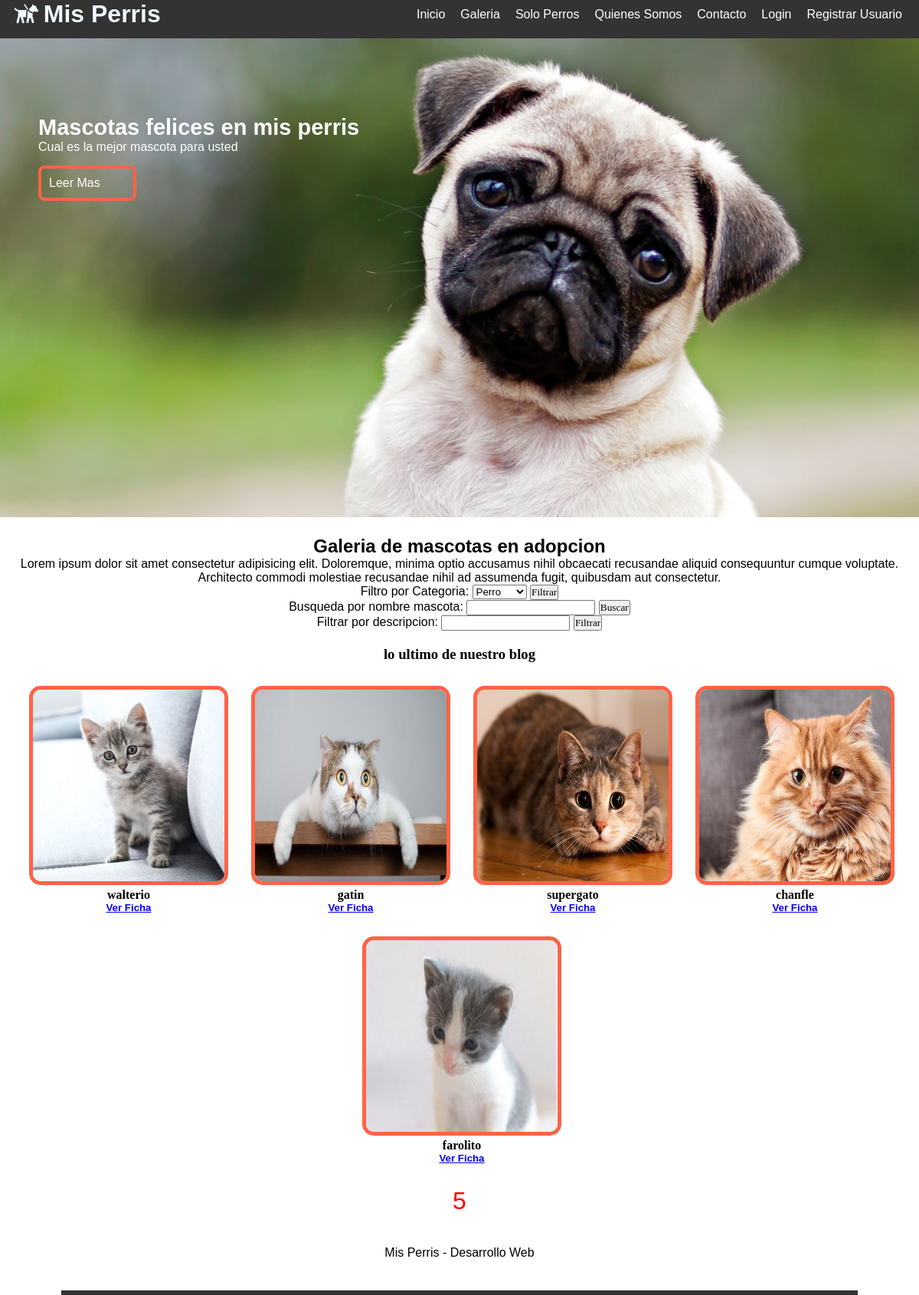
Screenshot of /filtro_cate/Gato/ with the database file from the repository.
### misPerris/models.py (models this page shows, shortened)
class Mascota(models.Model):
    nombre = models.CharField(primary_key=True,max_length=25)
    edad = models.IntegerField()
    descripcion = models.TextField()
    imagen = models.ImageField(upload_to='mascotas',default='mascotas/sinimagen.jpg')
    categoria = models.ForeignKey(Categoria, on_delete=models.CASCADE)
    publicar = models.BooleanField(default=False)
    comentario = models.TextField(default='--')
    usuario = models.CharField(null=True,max_length=45)
    dueno = models.CharField(max_length=45,default='--')

### misPerris/views.py (the view)
# urls.py: path('filtro_cate/<id>/',filtro_cate,name='FILTROCATE'),
def filtro_cate(request, id):
    categorias = Categoria.objects.all()
    obj_cate = Categoria.objects.get(nombre=id)
    mascotas = Mascota.objects.filter(categoria=obj_cate)
    cant = Mascota.objects.filter(categoria=obj_cate).count()
    contexto = {"mascotas":mascotas,"categorias":categorias,"cantidad":cant}
    return render(request, "galeria.html",contexto)

### misPerris/templates/galeria.html (shortened to what this page needs)
{% extends "base.html" %}
{% load static %}
{% block css %}
<link rel="stylesheet" href="{% static 'dist/css/lightbox.css' %}">
{% endblock css %}
{% block contenido %}
<section id="bienvenida">
    <h2>Galeria de mascotas en adopcion</h2>
    <p>Lorem ipsum dolor sit amet consectetur adipisicing elit. Doloremque, minima optio accusamus nihil
        obcaecati recusandae aliquid consequuntur cumque voluptate. Architecto commodi molestiae recusandae
        nihil ad assumenda fugit, quibusdam aut consectetur.</p>
    <form action="{% url 'FILTROC' %}" method="post">
        Filtro por Categoria:
        <select name="cboCategoria" id="cboCategoria">
            {% for reg in categorias %}
            <option>{{reg.nombre}}</option>
            {% endfor %}
        </select>
        <input type="submit" value="Filtrar">
    </form>
    <form action="{% url 'BUSCARN' %}" method="post">
        Busqueda por nombre mascota:
        <input type="text" name="txtNombre" id="txtNombre">
        <input type="submit" value="Buscar">
    </form>
    <form action="{% url 'FILTROD' %}" method="post">
        Filtrar por descripcion:
        <input type="text" name="txtDesc" id="txtDesc">
        <input type="submit" value="Filtrar">
    </form>
</section>
<section id="blog">
    <h3>lo ultimo de nuestro blog</h3>
    <div class="contenedor">
        {% for reg in mascotas %}
        <article>
            <a href="{{reg.imagen.url}}" data-lightbox="perros" data-title="{{reg.descripcion}}">
                <img src="{{reg.imagen.url}}" alt="">
            </a>
            <h4>{{reg.nombre}}</h4>
            <h5>
                <a href="{% url 'FICHA' reg.nombre %}"> Ver Ficha</a>
            </h5>
        </article>
        {% endfor %}
    </div>
    <div style="text-align: center;color: red;font-size: xx-large;">
        {{cantidad}}
    </div>
</section>
{% endblock contenido %}

### misPerris/static/css/estilos.css (style rules this page uses)
* { margin: 0; padding: 0; font-family: Verdana, Geneva, Tahoma, sans-serif; }
.contenedor { width: 98%; margin: auto; }
#bienvenida { font-family: cursive; text-align: center; margin: 20px 0px }

### misPerris/static/css/bienvenida.css (style rules this page uses)
#bienvenida { font-family: cursive; text-align: center; margin: 20px 0px }

### misPerris/static/css/blog.css (style rules this page uses)
#blog { text-align: center; }
#blog h3, h4 ,input { text-align: center; font-family: cursive; }
#blog .contenedor { display: flex; justify-content: center; flex-wrap: wrap; margin: 15px; }
#blog .contenedor img { width: 250px; height: 250px; border: solid 5px tomato; border-radius: 15px; }
#blog article { margin:15px; }

### rows the page displays
Mascota: imagen (picture), nombre "walterio"
Mascota: imagen (picture), nombre "gatin"
Mascota: imagen (picture), nombre "supergato"
Mascota: imagen (picture), nombre "chanfle"
Mascota: imagen (picture), nombre "farolito"

### other values shown
{{ cantidad }} "5"
form field cboCategoria "Perro"
